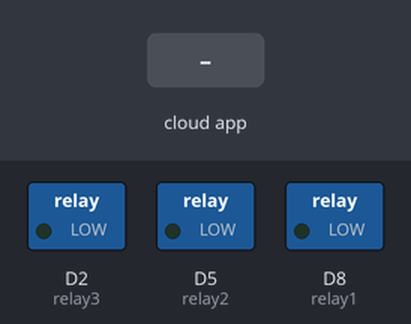
The sketch below on a simulated ESP8266 (NodeMCU). On the bench: switched loads named in the sketch (green lamp = pin HIGH). Inputs (shaded band) come from the test bench. WiFi joins after 1.5 s; servers stay silent unless stated; no MQTT or app messages arrive unless stated; what the sketch prints to the serial monitor is not drawn.

Above: at 2.7 s.
2.8 s: the phone or cloud app sets relay1 to 1
At 3.5 s:
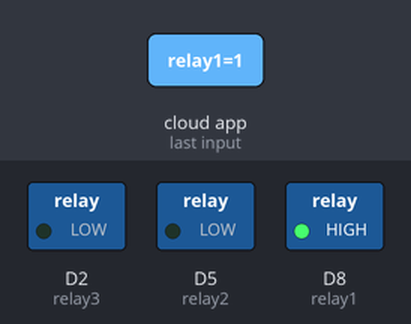
4.3 s: the phone or cloud app sets relay2 to 1
At 4.7 s:
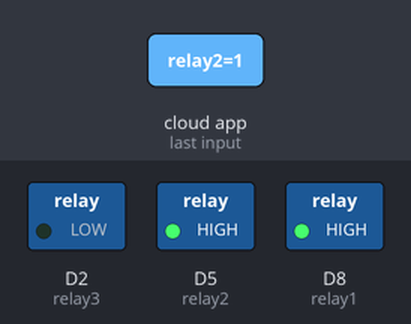
5.8 s: the phone or cloud app sets relay3 to 1
At 7.0 s:
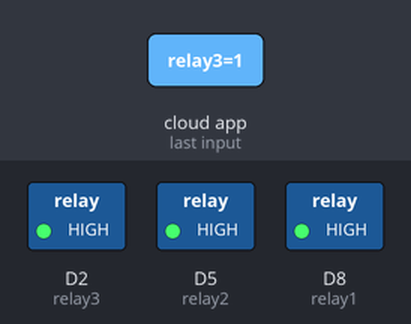
7.3 s: the phone or cloud app sets relay1 to 0
At 8.3 s:
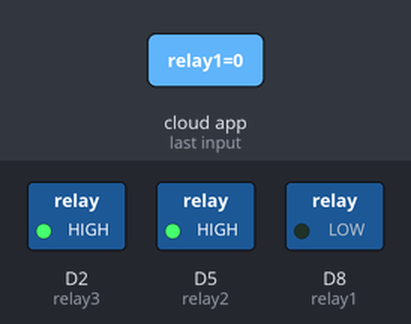
8.8 s: the phone or cloud app sets relay2 to 0
At 9.6 s:
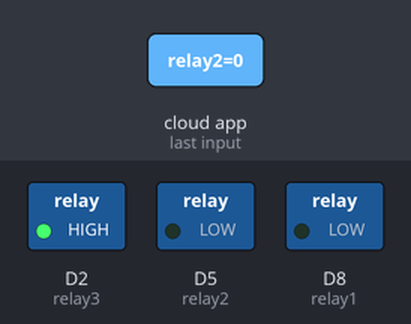
10.3 s: the phone or cloud app sets relay1 to 1
At 10.8 s:
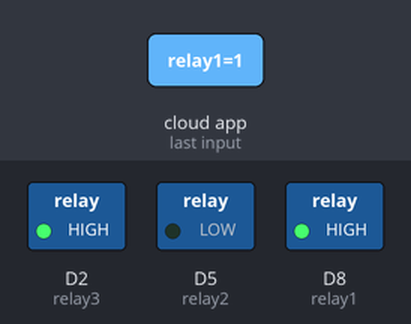
Timing chart, 0 to 12.8 s (numbered marks = the images above; inputs shaded):
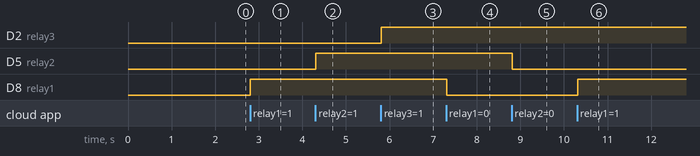

Measured:
- after the input at 2.8 s, D8 (relay1): LOW → HIGH at once
- after the input at 4.3 s, D5 (relay2): LOW → HIGH at once
- after the input at 5.8 s, D2 (relay3): LOW → HIGH at once
- after the input at 7.3 s, D8 (relay1): HIGH → LOW at once
- after the input at 8.8 s, D5 (relay2): HIGH → LOW at once
- after the input at 10.3 s, D8 (relay1): LOW → HIGH at once

The sketch:

NodeMCU-ESP8266-ESP-12E-Catalogue.pdf.ino
```cpp
// Reza Tanaki Zadeh


/***************************************************/
#include <ESP8266WiFi.h>  //ESP8266 library
#include "Adafruit_MQTT.h" // laybrary for Adafruite
#include "Adafruit_MQTT_Client.h" // also

//define Pins
#define relay1 D8
#define relay2 D5
#define relay3 D2

/************************* WiFi Define *********************************/

#define WLAN_SSID       "mertz"
#define WLAN_PASS       "rezatz1378"

/************************* Information to Connect to Adafruit IO *********************************/


#define AIO_SERVER      "io.adafruit.com"
#define AIO_SERVERPORT  1883
#define AIO_USERNAME    "rezatz780210"
#define AIO_KEY         "95dbfce4fe9040cfabdca4d8c65868f2"

/************ Setting up your WiFi Client and MQTT Client ******************/

// Create an ESP8266 WiFiClient class to connect to the MQTT server.

WiFiClient client;

// Setup the MQTT client class by passing in the WiFi client and MQTT server and login details.

Adafruit_MQTT_Client mqtt(&client, AIO_SERVER, AIO_SERVERPORT, AIO_USERNAME, AIO_KEY);

/****************************** Set Up a Feed to Subscribe ***************************************/


//Adafruit_MQTT_Publish myFirstValue = Adafruit_MQTT_Publish(&mqtt, AIO_USERNAME "/feeds/key");
Adafruit_MQTT_Subscribe light1 = Adafruit_MQTT_Subscribe(&mqtt, AIO_USERNAME "/feeds/relay1");
Adafruit_MQTT_Subscribe light2 = Adafruit_MQTT_Subscribe(&mqtt, AIO_USERNAME "/feeds/relay2");
Adafruit_MQTT_Subscribe light3 = Adafruit_MQTT_Subscribe(&mqtt, AIO_USERNAME "/feeds/relay3");

/********************* Values ******************************/
// Need a changing value to send.  We will increment this value
// in the getVal function.
//we start at zero and when it gets to 10 we start over.

uint32_t xVal=-1;

/*************************** Sketch Code ***********************************************************/

// Bug workaround for Arduino 1.6.6, it seems to need a function declaration
// for some reason (only affects ESP8266, likely an arduino-builder bug).
void MQTT_connect();

void setup() {
  Serial.begin(115200);
  delay(10);

  pinMode(relay1, OUTPUT);
  pinMode(relay2, OUTPUT);
  pinMode(relay3, OUTPUT);


  Serial.println(F("Adafruit MQTT demo"));

  // Connect to WiFi access point.
  Serial.println(); Serial.println();
  Serial.print("Connecting to ");
  Serial.println(WLAN_SSID);

  WiFi.begin(WLAN_SSID, WLAN_PASS);
  while (WiFi.status() != WL_CONNECTED) {
    delay(500);
    Serial.print(".");
  }
  Serial.println();

  Serial.println("WiFi connected");
  Serial.println("IP address: "); Serial.println(WiFi.localIP());

  mqtt.subscribe(&light1);
  mqtt.subscribe(&light2);
  mqtt.subscribe(&light3);

}


void loop() {

  MQTT_connect();

  Adafruit_MQTT_Subscribe * subscription;
  while ((subscription = mqtt.readSubscription(20000)))
  {
    //If we're in here, a subscription updated...
    if (subscription == &light1)
    {
      Serial.print("onoff: ");
      Serial.println((char*) light1.lastread);
      int light1_state = atoi((char*)light1.lastread);
      digitalWrite(relay1 ,light1_state);
    }


     if (subscription == &light2)
    {
      Serial.print("onoff: ");
      Serial.println((char*) light2.lastread);
      int light2_state = atoi((char*)light2.lastread);
      digitalWrite(relay2 ,light2_state);
    }


     if (subscription == &light3)
    {
      Serial.print("onoff: ");
      Serial.println((char*) light3.lastread);
      int light3_state = atoi((char*)light3.lastread);
      digitalWrite(relay3 ,light3_state);
    }
  }
 /** // Now we can publish stuff!
  Serial.print(F("\nSending myValue "));
  Serial.print((xVal-1));
  Serial.print("...");
  if (! myFirstValue.publish(getVal())) {
    Serial.println(F("Failed"));
  } else {
    Serial.println(F("OK!"));
  }
  **/


  // ping the server to keep the mqtt connection alive
  // NOT required if you are publishing once every KEEPALIVE seconds
  /*
  if(! mqtt.ping()) {
    mqtt.disconnect();
  }
  */
  delay(1000);
}

// Function to connect and reconnect as necessary to the MQTT server.
// Should be called in the loop function and it will take care if connecting.
void MQTT_connect() {
  int8_t ret;

  // Stop if already connected.
  if (mqtt.connected()) {
    return;
  }

  Serial.print("Connecting to MQTT... ");

  uint8_t retries = 3;
  while ((ret = mqtt.connect()) != 0) { // connect will return 0 for connected
       Serial.println(mqtt.connectErrorString(ret));
       Serial.println("Retrying MQTT connection in 5 seconds...");
       mqtt.disconnect();
       delay(5000);  // wait 5 seconds
       retries--;
       if (retries == 0) {
         // basically die and wait for WDT to reset me
         while (1);
       }
  }
  Serial.println("MQTT Connected!");
}


//  Use this increment myVal

uint8_t getVal(){

  if(xVal == 11){
      xVal = 0;
  }
  return xVal++;

}
```
